Frame 1 (no input): blank canvas, image omitted
Frame 60 (no input): blank canvas, image omitted
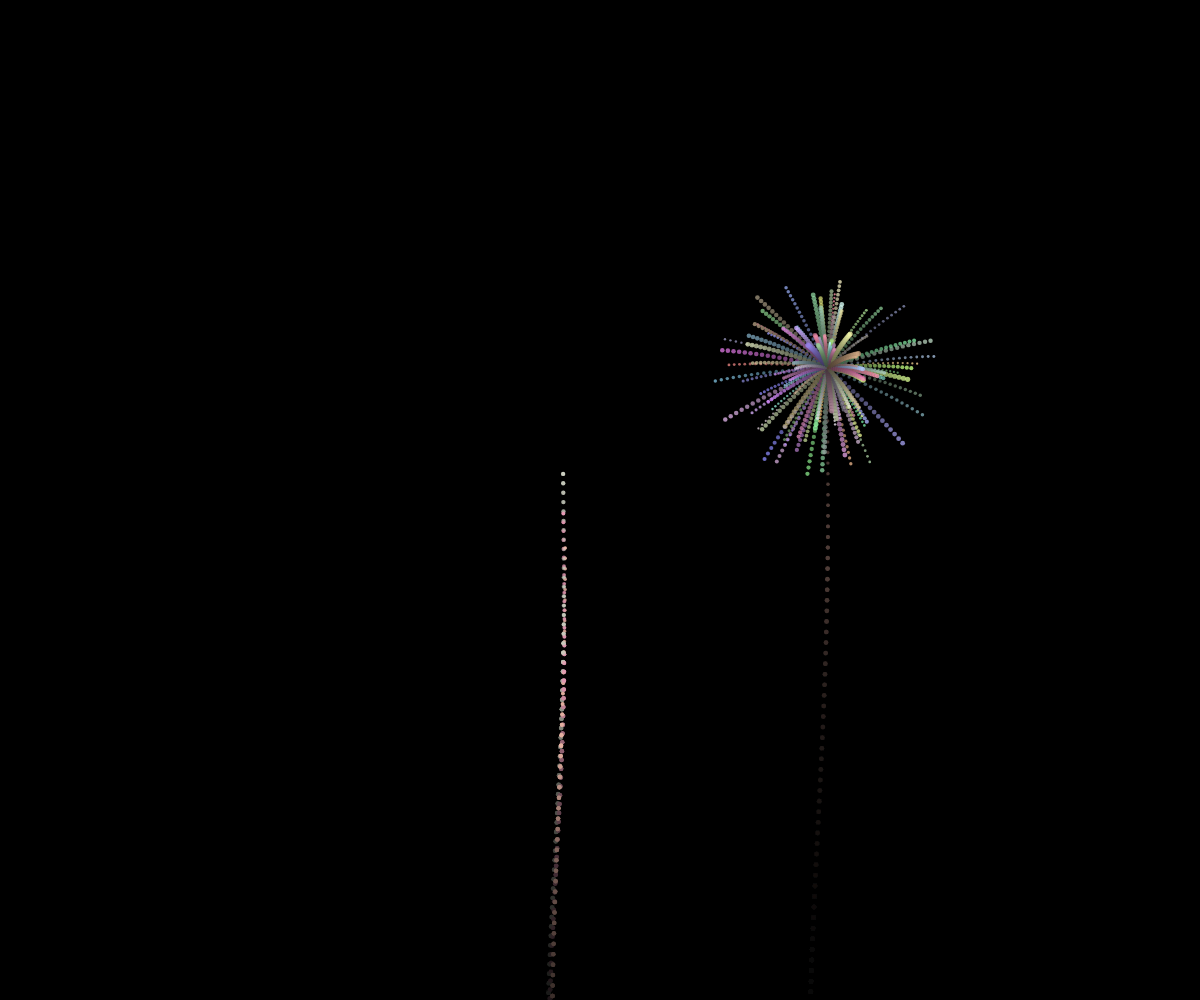
Frame 120 (the mouse pressed at the canvas centre since frame 60)

The p5.js sketch whose frames 1 and 60 were blank and that drew this single picture after the mouse press (run headless with seeded random() and noise() and a simulated clock; from frame 60 on, the mouse is pressed at the canvas centre):

// p5.js sketch
// ── sketch.js
// Fireworks -> message transition demo
// Message: "王老师，生日快乐！" formed by colorful point-matrix particles.

let rockets = [];       // active rockets (ascenders)
let fragments = [];     // explosion particles
let msgParticles = [];  // particles used to form message (targets)
let particlePool = [];  // pool to reuse fragment particles

let spawnTimer = 0;
let spawnInterval = 40;
let framesSinceMessage = 0;

// control when to turn an explosion into the message
let explosionsUntilMessage;
let pendingMessage = false;

const GRAVITY = 0.06;
const WIND = 0.00;

// message settings
let msgString = "王老师，生日快乐！";
let msgTargets = [];

// visual tuning
const ROCKET_COLOR = [255, 220, 160];
const SKY_ALPHA = 14;

// 存储当前文字的中心位置
let currentMessageCenterX = 0;
let currentMessageCenterY = 0;

// 先声明类
class FragmentParticle {
  constructor() {
    this.x = 0; this.y = 0;
    this.vx = 0; this.vy = 0;
    this.size = 3;
    this.color = color(255);
    this.life = 80;
    this.age = 0;
    this.dead = true;
    this.alpha = 255;
  }

  reset(x,y,vx,vy,col) {
    this.x = x; this.y = y;
    this.vx = vx; this.vy = vy;
    this.size = random(2.2, 5.2);
    this.color = col || color(random(200,255), random(120,255), random(120,255));
    this.life = random(60, 160);
    this.age = 0;
    this.dead = false;
    this.alpha = 255;
  }

  update() {
    this.age++;
    this.vy += GRAVITY;
    this.vx += WIND * 0.005;
    this.x += this.vx;
    this.y += this.vy;
    this.vx *= 0.995;
    this.vy *= 0.998;
    this.alpha = map(this.age, 0, this.life, 255, 0);

    if (this.age > this.life || this.y > height + 200) {
      this.dead = true;
    }
  }

  draw() {
    noStroke();
    fill(red(this.color), green(this.color), blue(this.color), this.alpha);
    circle(this.x, this.y, this.size);
  }

  toFragment() {
    let f = new FragmentParticle();
    f.reset(this.x, this.y, random(-3,3), random(-6, -1), this.color);
    return f;
  }
}

class Rocket {
  constructor(x) {
    this.x = x !== undefined ? x : random(width * 0.15, width * 0.85);
    this.y = height + random(10, 80);
    this.vx = random(-0.4, 0.4);
    this.vy = random(-8.5, -11.5);
    this.size = random(3, 5);
    this.trail = [];
    this.exploded = false;
    this.color = color(random(200,255), random(140,220), random(100,200));
    this.age = 0;
    this.fuseHeight = random(height * 0.2, height * 0.45);
  }

  update() {
    this.age++;
    this.vy += GRAVITY * 0.02;
    this.vx += WIND * 0.001;
    this.x += this.vx;
    this.y += this.vy;

    this.trail.push({x:this.x, y:this.y, life:120});
    if (this.trail.length > 20) this.trail.shift();

    this.x += sin(this.age * 0.08) * 0.3;

    if (this.y < this.fuseHeight || this.vy > -1) {
      this.explode();
      this.exploded = true;
    }
  }

  draw() {
    noStroke();
    fill(this.color);
    circle(this.x, this.y, this.size);

    for (let i = this.trail.length - 1; i >= 0; i--) {
      let t = this.trail[i];
      let idx = this.trail.length - i;
      let a = map(idx, 0, this.trail.length, 10, 180);
      fill(red(this.color), green(this.color), blue(this.color), a);
      circle(t.x, t.y, map(idx, 0, this.trail.length, 1.2, 4.6));
    }
  }

  offscreen() {
    return this.y < -50 || this.x < -100 || this.x > width + 100;
  }

  explode() {
    if (!pendingMessage) {
      explosionsUntilMessage--;
      if (explosionsUntilMessage <= 0) {
        pendingMessage = true;
        explosionsUntilMessage = getRandomCountdown();
      }
    }
    
    const n = pendingMessage ? 3000 : floor(random(80, 280));
    for (let i = 0; i < n; i++) {
      let f = obtainFragment();
      let ang = random(TWO_PI);
      let power = pendingMessage ? random(0.6, 3.6) : random(1.8, 6.5);
      f.reset(this.x, this.y, cos(ang) * power, sin(ang) * power * 0.9, 
              color(random(120,255), random(120,255), random(120,255)));
      f.life = pendingMessage ? 240 : random(40, 110);
      fragments.push(f);
    }

    if (pendingMessage) {
      // 记录当前烟花的中心位置作为文字中心
      currentMessageCenterX = this.x;
      currentMessageCenterY = this.y;
      prepareMessageTargets(this.x, this.y);
      pendingMessage = false;
    }
  }
}

class MessageParticle {
  constructor(sx, sy, tx, ty, col) {
    this.x = sx;
    this.y = sy;
    this.tx = tx;
    this.ty = ty;
    this.vx = 0;
    this.vy = 0;
    this.col = col || color(255);
    this.size = random(3.0, 5.0);
    this.arrived = false;
    this.alpha = 0; // 初始完全透明
    this.arrivalTime = 0; // 到达目标的时间
    this.delay = random(0, 60); // 随机延迟，让粒子不同时到达
  }

  updateToTarget() {
    if (!this.arrived) {
      // 平滑移动到目标位置
      let dx = this.tx - this.x;
      let dy = this.ty - this.y;
      let dist = Math.sqrt(dx * dx + dy * dy);
      
      if (dist < 2 || this.delay > 0) {
        // 如果很近或者还有延迟，直接设置位置
        if (this.delay <= 0) {
          this.x = this.tx;
          this.y = this.ty;
          this.arrived = true;
          this.arrivalTime = frameCount;
        } else {
          this.delay--;
        }
      } else {
        // 平滑移动
        let speed = map(dist, 0, 100, 0.5, 8);
        this.vx = (dx / dist) * speed;
        this.vy = (dy / dist) * speed;
        this.x += this.vx;
        this.y += this.vy;
      }
    } else {
      // 到达目标后，逐渐增加透明度
      let timeSinceArrival = frameCount - this.arrivalTime;
      this.alpha = min(255, timeSinceArrival * 8); // 逐渐显现
    }
  }

  drawToTarget() {
    if (this.arrived && this.alpha > 0) {
      noStroke();
      fill(red(this.col), green(this.col), blue(this.col), this.alpha);
      circle(this.x, this.y, this.size);
    } else if (!this.arrived) {
      // 移动过程中也绘制，但透明度较低
      noStroke();
      fill(red(this.col), green(this.col), blue(this.col), 100);
      circle(this.x, this.y, this.size * 0.7);
    }
  }

  atTarget() {
    return this.arrived && this.alpha >= 255;
  }

  toFragment() {
    let f = obtainFragment();
    // 从文字位置向四周爆炸
    let ang = random(TWO_PI);
    let power = random(2, 8);
    f.reset(this.x, this.y, cos(ang) * power, sin(ang) * power, this.col);
    f.life = random(60, 120);
    return f;
  }
}

function setup() {
  createCanvas(windowWidth, windowHeight);
  pixelDensity(1);
  colorMode(RGB);
  background(0);
  
  textFont('Arial');
  explosionsUntilMessage = getRandomCountdown();
  
  for (let i = 0; i < 500; i++) {
    particlePool.push(new FragmentParticle());
  }
}

function draw() {
  noStroke();
  fill(0, SKY_ALPHA);
  rect(0, 0, width, height);

  spawnTimer++;
  if (spawnTimer > spawnInterval) {
    spawnTimer = 0;
    spawnInterval = floor(random(28, 60));
    launchRocket();
  }

  for (let i = rockets.length - 1; i >= 0; i--) {
    let r = rockets[i];
    r.update();
    r.draw();
    if (r.exploded || r.offscreen()) {
      rockets.splice(i, 1);
    }
  }

  for (let i = fragments.length - 1; i >= 0; i--) {
    let f = fragments[i];
    f.update();
    f.draw();
    if (f.dead) {
      particlePool.push(f);
      fragments.splice(i, 1);
    }
  }

  if (msgParticles.length > 0) {
    let allAtTarget = true;
    let allVisible = true;
    
    for (let p of msgParticles) {
      p.updateToTarget();
      p.drawToTarget();
      if (!p.atTarget()) {
        allAtTarget = false;
      }
      if (p.arrived && p.alpha < 255) {
        allVisible = false;
      }
    }
    
    if (allAtTarget && allVisible) {
      framesSinceMessage++;
      if (framesSinceMessage > 180) {
        // 文字消失时变成烟花爆炸效果
        for (let p of msgParticles) {
          fragments.push(p.toFragment());
        }
        msgParticles = [];
        framesSinceMessage = 0;
        explosionsUntilMessage = getRandomCountdown();
      }
    } else {
      framesSinceMessage = 0;
    }
  }
}

function obtainFragment() {
  if (particlePool.length > 0) {
    return particlePool.pop();
  }
  return new FragmentParticle();
}

function launchRocket(x) {
  rockets.push(new Rocket(x));
}

function mousePressed() {
  let count = floor(random(1,3));
  for (let i = 0; i < count; i++) {
    launchRocket(constrain(mouseX + random(-60,60), 30, width-30));
  }
}

function getRandomCountdown() {
  return floor(random(4, 8));
}

function prepareMessageTargets(centerX, centerY) {
  let gfx = createGraphics(width * 2, height * 2);
  gfx.pixelDensity(1);
  gfx.background(0, 0);
  gfx.fill(255);
  gfx.noStroke();
  
  let fontSize = min(width, height) * 0.2;
  gfx.textSize(fontSize);
  gfx.textAlign(CENTER, CENTER);
  gfx.textFont('Arial');
  
  // 在canvas中心绘制文字
  gfx.text(msgString, gfx.width / 2, gfx.height / 2);

  const step = 4;
  msgTargets = [];
  
  gfx.loadPixels();
  for (let y = 0; y < gfx.height; y += step) {
    for (let x = 0; x < gfx.width; x += step) {
      let idx = 4 * (x + y * gfx.width);
      if (gfx.pixels[idx + 3] > 128) {
        // 将坐标映射回主canvas尺寸，并以烟花爆炸点为中心
        let targetX = map(x, 0, gfx.width, centerX - width/2, centerX + width/2);
        let targetY = map(y, 0, gfx.height, centerY - height/2, centerY + height/2);
        
        // 确保坐标在画布范围内
        targetX = constrain(targetX, 0, width);
        targetY = constrain(targetY, 0, height);
        
        let col = color(
          random(150, 255), 
          random(150, 255), 
          random(150, 255)
        );
        msgTargets.push({x: targetX, y: targetY, col: col});
      }
    }
  }
  gfx.remove();

  console.log("生成的文字粒子数量:", msgTargets.length);

  msgParticles = [];
  for (let i = 0; i < msgTargets.length; i++) {
    let t = msgTargets[i];
    let p;
    
    if (fragments.length > 0) {
      p = fragments.pop();
      p = new MessageParticle(p.x, p.y, t.x, t.y, t.col);
    } else if (particlePool.length > 0) {
      let base = particlePool.pop();
      p = new MessageParticle(
        centerX + random(-50, 50), 
        centerY + random(-50, 50), 
        t.x, t.y, t.col
      );
    } else {
      p = new MessageParticle(
        centerX + random(-50, 50), 
        centerY + random(-50, 50), 
        t.x, t.y, t.col
      );
    }
    msgParticles.push(p);
  }

  msgParticles = shuffleArray(msgParticles);
}

function shuffleArray(array) {
  let newArray = array.slice();
  for (let i = newArray.length - 1; i > 0; i--) {
    const j = Math.floor(Math.random() * (i + 1));
    [newArray[i], newArray[j]] = [newArray[j], newArray[i]];
  }
  return newArray;
}

function windowResized() {
  resizeCanvas(windowWidth, windowHeight);
}

function keyPressed() {
  if (key === ' ') {
    let r = new Rocket(random(width*0.2, width*0.8));
    r.fuseHeight = random(height*0.12, height*0.3);
    rockets.push(r);
    pendingMessage = true;
  }
}
